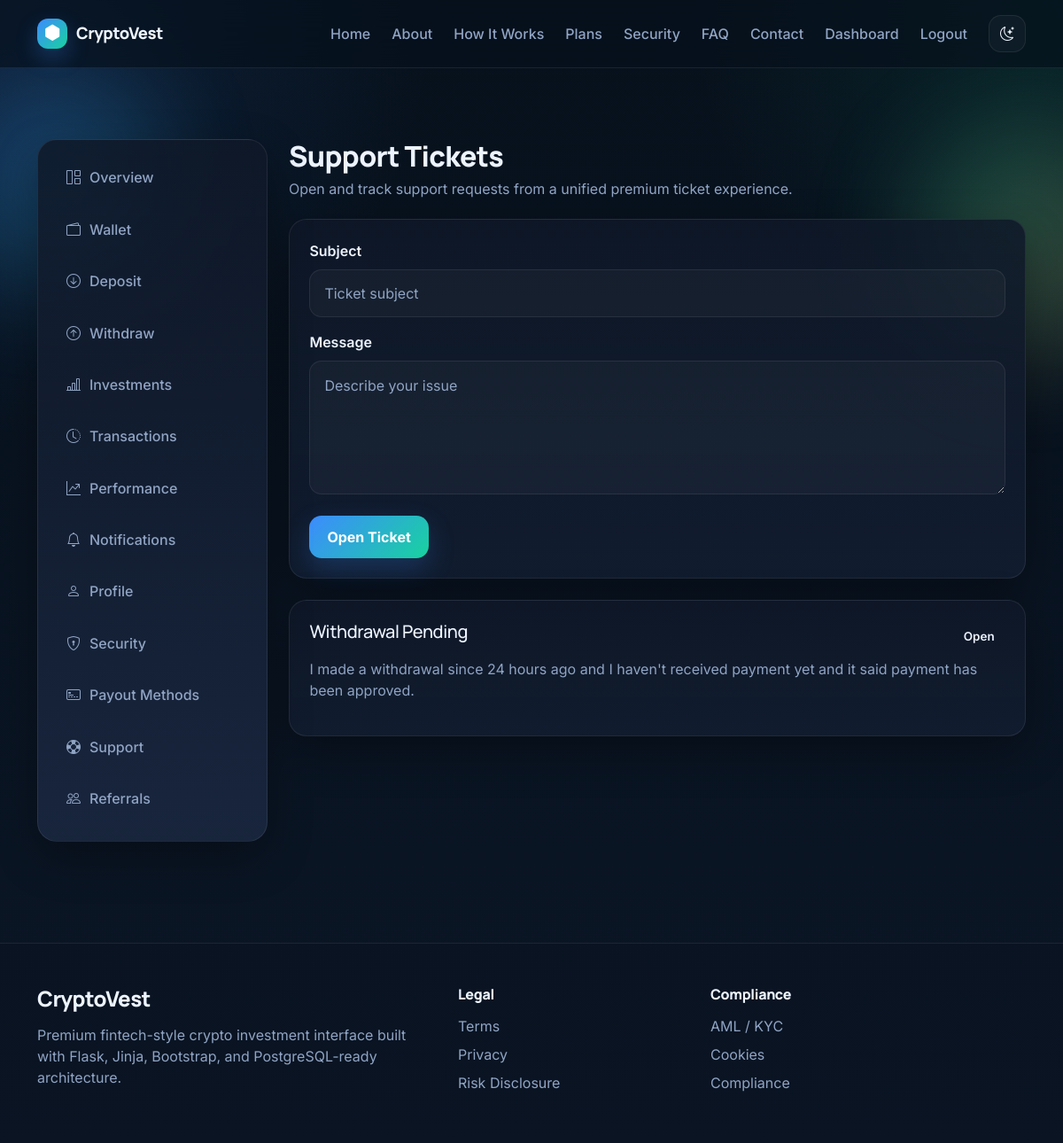
Screenshot of /dashboard/support (signed in) with the database file from the repository.
### app/models.py (models this page shows)
class SupportTicket(db.Model):
    id = db.Column(db.Integer, primary_key=True)
    user_id = db.Column(db.Integer, db.ForeignKey("user.id"), nullable=False)
    subject = db.Column(db.String(200), nullable=False)
    message = db.Column(db.Text, nullable=False)
    status = db.Column(db.String(30), default="open")
    admin_reply = db.Column(db.Text, nullable=True)
    created_at = db.Column(db.DateTime, default=datetime.utcnow)

### app/dashboard/routes.py (the view, shortened to what this page needs)
@dashboard_bp.route("/support", methods=["GET", "POST"])
@login_required
def support():
    form = SupportForm()
    tickets = (
        SupportTicket.query.filter_by(user_id=current_user.id)
        .order_by(SupportTicket.created_at.desc())
        .all()
    )
    return render_template("dashboard/support.html", form=form, tickets=tickets)

### app/forms.py
class SupportForm(FlaskForm):
    subject = StringField("Subject", validators=[DataRequired(), Length(min=3, max=200)])
    message = TextAreaField("Message", validators=[DataRequired(), Length(min=10)])
    submit = SubmitField("Open Ticket")

### app/models.py (called while the page is built)
@login_manager.user_loader
def load_user(user_id):
    return db.session.get(User, int(user_id))

### app/templates/dashboard/support.html (shortened to what this page needs)
{% extends 'base.html' %}
{% block content %}
<section class="page-section">
    <div class="container dashboard-layout">
        {% include 'includes/dashboard_sidebar.html' %}
        <div class="page-shell">
            <div class="page-header">
                <h1>Support Tickets</h1>
                <p class="text-muted-premium mb-0">Open and track support requests from a unified premium ticket experience.</p>
            </div>
            <div class="content-card mb-4">
                <form method="POST">
                    <div class="mb-3">
                        <label class="form-label">{{ form.subject.label.text }}</label>
                        {{ form.subject(class_='form-control', placeholder='Ticket subject') }}
                    </div>
                    <div class="mb-4">
                        <label class="form-label">{{ form.message.label.text }}</label>
                        {{ form.message(class_='form-control', rows='5', placeholder='Describe your issue') }}
                    </div>
                    {{ form.submit(class_='btn btn-premium') }}
                </form>
            </div>
            <div class="row g-4">
                {% for ticket in tickets %}
                <div class="col-12">
                    <div class="card-premium">
                        <div class="d-flex justify-content-between align-items-start flex-wrap gap-2 mb-2">
                            <h5 class="mb-0">{{ ticket.subject }}</h5>
                            <span class="status-badge status-{{ ticket.status }}">{{ ticket.status|title }}</span>
                        </div>
                        <p class="text-muted-premium">{{ ticket.message }}</p>
                    </div>
                </div>
                {% else %}
                <div class="col-12">
                    <div class="content-card empty-state">No support tickets yet.</div>
                </div>
                {% endfor %}
            </div>
        </div>
    </div>
</section>
{% endblock %}

### app/static/css/style.css (style rules this page uses)
:root { --bg: #07111c; --bg-2: #0b1626; --surface: rgba(15, 24, 40, 0.86); --surface-2: rgba(18, 29, 48, 0.92); --surface-3: rgba(25, 38, 62, 0.95); --text: #edf4ff; --text-soft: #c5d4ee; --muted: #90a4c4; --border: rgba(255, 255, 255, 0.08); --shadow: 0 18px 50px rgba(0, 0, 0, 0.32); --blue: #3d8bff; --cyan: #29d3ff; --emerald: #18d39e; --gold: #f3c969; --danger: #ff7272; --success: #22c983; --warning: #f3b54a; --info: #57a6ff; --radius-xl: 26px; --radius-lg: 20px; --radius-md: 16px; --radius-sm: 12px; }
* { box-sizing: border-box; }
html { scroll-behavior: smooth; }
body { font-family: "Inter", "DM Sans", "Sora", sans-serif; background: radial-gradient(circle at top left, rgba(61,139,255,0.14), transparent 28%), radial-gradient(circle at top right, rgba(24,211,158,0.10), transparent 24%), linear-gradient(180deg, var(--bg), var(--bg-2)); color: var(--text); min-height: 100vh; position: relative; overflow-x: hidden; }
h1, h2, h3, h4, h5, h6, .brand { font-family: "Manrope", "Inter", sans-serif; letter-spacing: -0.02em; }
.btn-premium { color: #fff !important; border: none; border-radius: 14px; padding: 12px 20px; font-weight: 700; background: linear-gradient(135deg, var(--blue), var(--emerald)); box-shadow: 0 12px 30px rgba(61,139,255,0.22); transition: transform .25s ease, box-shadow .25s ease; }
.page-section { padding: 64px 0; }
.card-premium, .glass-panel, .metric-card, .table-panel, .auth-card, .content-card { border: 1px solid var(--border); border-radius: var(--radius-lg); background: linear-gradient(180deg, var(--surface), var(--surface-2)); box-shadow: var(--shadow); }
.card-premium, .metric-card, .table-panel, .auth-card, .content-card { padding: 1.4rem; }
.section-subtitle, .text-muted-premium { color: var(--muted) !important; }
.form-label { font-weight: 600; color: var(--text); margin-bottom: .55rem; }
.form-control, .form-select, textarea { background: rgba(255,255,255,0.03) !important; color: var(--text) !important; border: 1px solid var(--border) !important; border-radius: 14px !important; padding: .9rem 1rem !important; box-shadow: none !important; }
.form-control::placeholder, textarea::placeholder { color: var(--muted) !important; }
.status-badge { display: inline-flex; align-items: center; gap: 6px; padding: .45rem .75rem; border-radius: 999px; font-size: .84rem; font-weight: 600; }
.dashboard-layout { display: grid; grid-template-columns: 260px 1fr; gap: 1.5rem; align-items: start; }
.page-shell { min-width: 0; }
.page-header { margin-bottom: 1.4rem; }
.page-header h1 { font-size: 2rem; font-weight: 800; margin-bottom: .35rem; }

### rows the page displays
SupportTicket: subject "Withdrawal Pending", status "Open", message "I made a withdrawal since 24 hours ago and I haven't received payment yet and it said payment has been approved."
